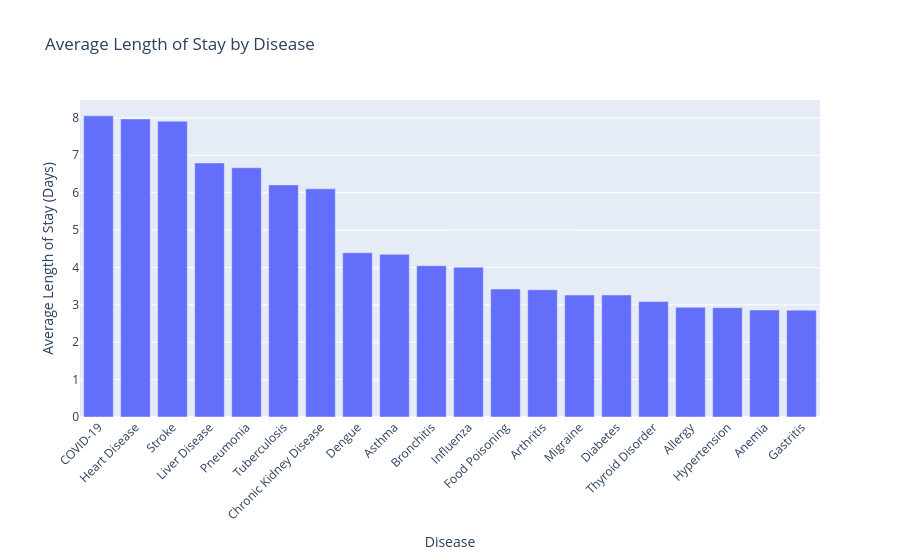

Here is the notebook cell this chart was saved with:
### Code cell
fig = px.bar(
    disease_los,
    x=disease_los.index,
    y=disease_los.values,
    title='Average Length of Stay by Disease',
    labels={
        'x': 'Disease',
        'y': 'Average Length of Stay (Days)'
    }
)

fig.update_layout(xaxis_tickangle=-45)
fig.show()

### Figure 1 — Plotly figure (JSON) as saved in the notebook; plotly's stock layout.template omitted (floating-point values rounded to 4 significant figures)
{"data": [{"hovertemplate": "Disease=%{x}<br>Average Length of Stay (Days)=%{y}<extra></extra>", "legendgroup": "", "marker": {"color": "#636efa", "pattern": {"shape": ""}}, "name": "", "orientation": "v", "showlegend": false, "textposition": "auto", "type": "bar", "x": ["COVID-19", "Heart Disease", "Stroke", "Liver Disease", "Pneumonia", "Tuberculosis", "Chronic Kidney Disease", "Dengue", "Asthma", "Bronchitis", "Influenza", "Food Poisoning", "Arthritis", "Migraine", "Diabetes", "Thyroid Disorder", "Allergy", "Hypertension", "Anemia", "Gastritis"], "xaxis": "x", "y": [8.055, 7.973, 7.91, 6.795, 6.667, 6.208, 6.102, 4.392, 4.352, 4.045, 4.006, 3.423, 3.403, 3.264, 3.263, 3.086, 2.933, 2.923, 2.863, 2.858], "yaxis": "y"}], "layout": {"barmode": "relative", "legend": {"tracegroupgap": 0}, "title": {"text": "Average Length of Stay by Disease"}, "xaxis": {"anchor": "y", "domain": [0, 1], "tickangle": -45, "title": {"text": "Disease"}}, "yaxis": {"anchor": "x", "domain": [0, 1], "title": {"text": "Average Length of Stay (Days)"}}}}
